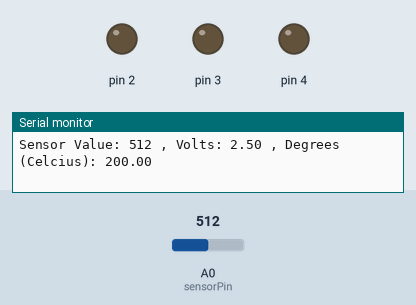
Simulated run of this sketch. Board: Arduino Uno, built with avr-gcc and run on an emulated ATmega328P. On the bench: output pins drawn as LEDs (lit = HIGH), the last lines printed to the serial monitor. Inputs (shaded band) come from the test bench; at power-on: A0 (sensorPin) = 512.

Above: at 5.9 s.
6.0 s: A0 (sensorPin) set to 517
At 6.8 s:
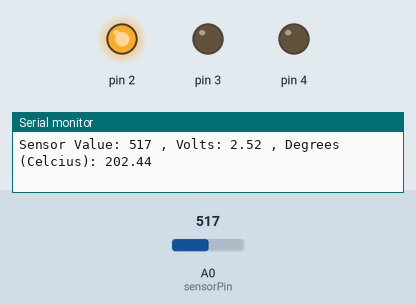
7.6 s: A0 (sensorPin) set to 716
At 8.7 s:
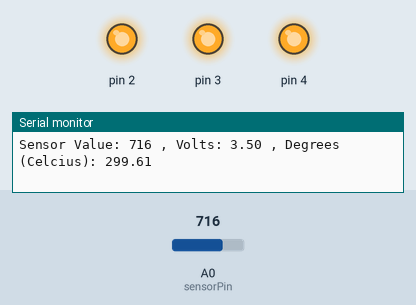
9.1 s: A0 (sensorPin) set to 511
At 9.5 s:
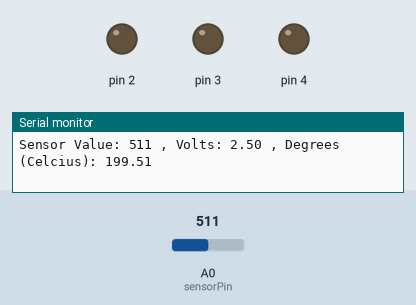
12.1 s: A0 (sensorPin) set to 900
At 13.5 s:
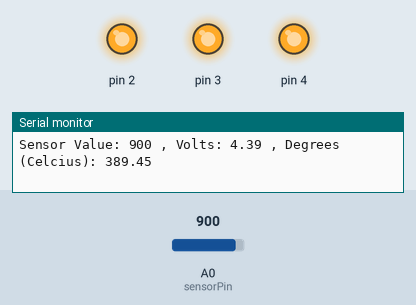
Timing chart, 0 to 15.1 s (numbered marks = the images above; inputs shaded):
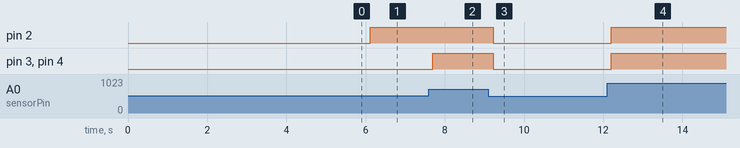

The sketch:

_3_LoveMeter_BaselineTest.ino
```cpp
const int sensorPin = A0;
float baselineTemp;

void setup(){
  Serial.begin(9600);
  int sensorVal = analogRead(sensorPin);
  float runningSum = 0;
  int x;

  //Initializes pins used
  for(int pinNumber = 2; pinNumber < 5; pinNumber++){
    pinMode(pinNumber,OUTPUT);
    digitalWrite(pinNumber,LOW);
  }

  //Takes an addative sample of temperatures for 5 seconds
  for(x=0; x < 19; x++){
    runningSum = runningSum + (((sensorVal / 1024.0) * 5.0) - .5) * 100.0;
    delay(250);
  }

  baselineTemp = runningSum/x; //Averages the sum of temperatures collected
  Serial.print("Baseline Temperature is: ");
  Serial.println(baselineTemp);
}
void loop(){

  //Reads raw data off of pin
  int sensorVal = analogRead(sensorPin);
  Serial.print("Sensor Value: ");
  Serial.print(sensorVal);

  //Converts the raw data into a recognizable volage
  float voltage = (sensorVal/1024.0) * 5.0;
  Serial.print(" , Volts: ");
  Serial.print(voltage);

  //Converts voltage into its corrispoding temperature
  float temperature = (voltage - .5) * 100;
  Serial.print(" , Degrees (Celcius): ");
  Serial.println(temperature);

  if(temperature < baselineTemp){
  	digitalWrite(2,LOW);
  	digitalWrite(3,LOW);
	digitalWrite(4,LOW);
  }

  else if (temperature >= baselineTemp + 2 && temperature < baselineTemp + 4){
  	digitalWrite(2,HIGH);
  	digitalWrite(3,LOW);
  	digitalWrite(4,LOW);
  }

  else if (temperature >= baselineTemp + 4 && temperature < baselineTemp + 6){
    digitalWrite(2,HIGH);
  	digitalWrite(3,HIGH);
  	digitalWrite(4,LOW);
  }

  else if (temperature >= baselineTemp + 6){
    digitalWrite(2,HIGH);
	digitalWrite(3,HIGH);
	digitalWrite(4,HIGH);
  }

  delay(1);

}
```

Measured:
- the behaviour switches between 516 and 517 on A0 (sensorPin) (found by bisection; images 0 and 1)
- after the input at 6.0 s, pin 2: LOW → HIGH after 0.11 s
- after the input at 7.6 s, pin 3, pin 4: LOW → HIGH after 0.10 s
- after the input at 9.1 s, pin 2–4: HIGH → LOW after 0.12 s
- after the input at 12.1 s, pin 2–4: LOW → HIGH after 0.10 s
